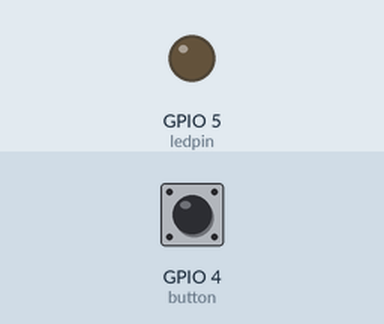
A sketch run on a simulated ESP8266 (NodeMCU). On the bench: output pins drawn as LEDs (lit = HIGH). Inputs (shaded band) come from the test bench; at power-on: GPIO 4 (button) LOW. WiFi joins after 1.5 s; servers stay silent unless stated; what the sketch prints to the serial monitor is not drawn.

Above: at 2.7 s.
2.8 s: GPIO 4 (button) pulled HIGH for 0.15 s
At 4.2 s:
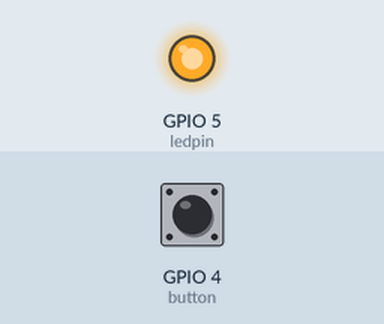
4.5 s: GPIO 4 (button) pulled HIGH for 3.2 s
At 4.9 s:
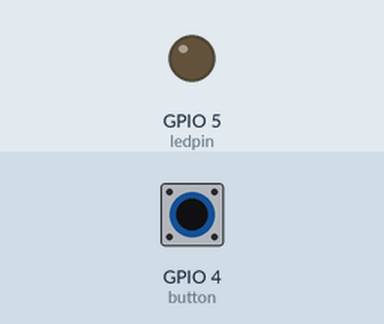
Timing chart, 0 to 9.3 s (numbered marks = the images above; inputs shaded):
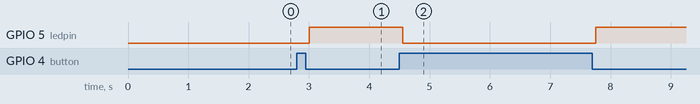

The sketch:

ninja_stopwatch_stop.ino
```cpp
#include <ESP8266HTTPClient.h>

#include <ESP8266WiFi.h>
#include <WiFiClient.h>

const char* ssid = "ssid";
const char* password = "pass";
String serverName = "http://192.168.8.102:8000/stop";

int ledpin = 5; // D1(gpio5)
int button = 4; //D2(gpio4)
int buttonState = 0;
int currentButtonState;
int lastButtonState = LOW;

unsigned long lastDebounceTime = 0;
unsigned long debounceDelay = 50;

void setup() {
 pinMode(ledpin, OUTPUT);
 pinMode(button, INPUT);

 Serial.begin(115200);

  WiFi.begin(ssid, password);
  Serial.println("Connecting");
  while(WiFi.status() != WL_CONNECTED) {
    delay(500);
    Serial.print(".");
  }
  Serial.println("");
  Serial.print("Connected to WiFi network with IP Address: ");
  Serial.println(WiFi.localIP());

  Serial.println("Timer set to 5 seconds (timerDelay variable), it will take 5 seconds before publishing the first reading.");
}

void loop() {
  buttonState = digitalRead(button); // put your main code here, to run repeatedly:

  if (buttonState != lastButtonState) {
    lastDebounceTime = millis();
  }

  if ((millis() - lastDebounceTime) > debounceDelay) {

    if (buttonState != currentButtonState) {

      currentButtonState = buttonState;

      if (currentButtonState == HIGH) {
        digitalWrite(ledpin, LOW);
      }

      if (currentButtonState == LOW)
      {
        digitalWrite(ledpin, HIGH);

        if(WiFi.status()== WL_CONNECTED) {
          WiFiClient client;
          HTTPClient http;

          String serverPath = serverName;

          // Your Domain name with URL path or IP address with path
          http.begin(client, serverPath.c_str());

          // Send HTTP GET request
          int httpResponseCode = http.GET();

          if (httpResponseCode>0) {
            Serial.print("HTTP Response code: ");
            Serial.println(httpResponseCode);
            String payload = http.getString();
            Serial.println(payload);
          }
          else {
            Serial.print("Error code: ");
            Serial.println(httpResponseCode);
          }
          // Free resources
          http.end();
        }
        else {
          Serial.println("WiFi Disconnected");
        }
      }
    }
  }

  lastButtonState = buttonState;
}
```

Measured:
- after the input at 2.8 s, GPIO 5 (ledpin): LOW → HIGH after 0.20 s
- after the input at 4.5 s, GPIO 5 (ledpin): HIGH → LOW after 0.05 s, → HIGH 3.2 s later
